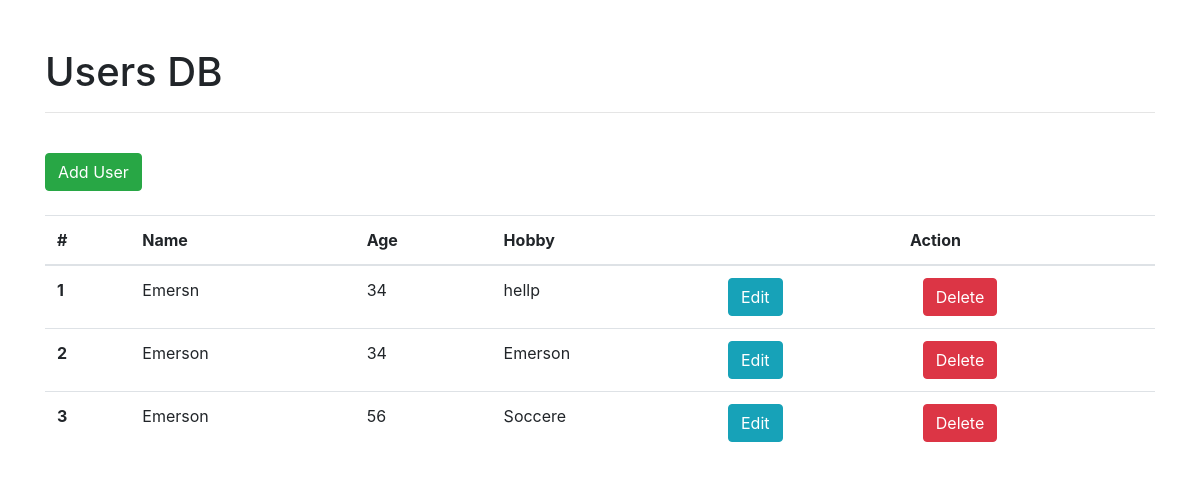
Before: / with the older database file.
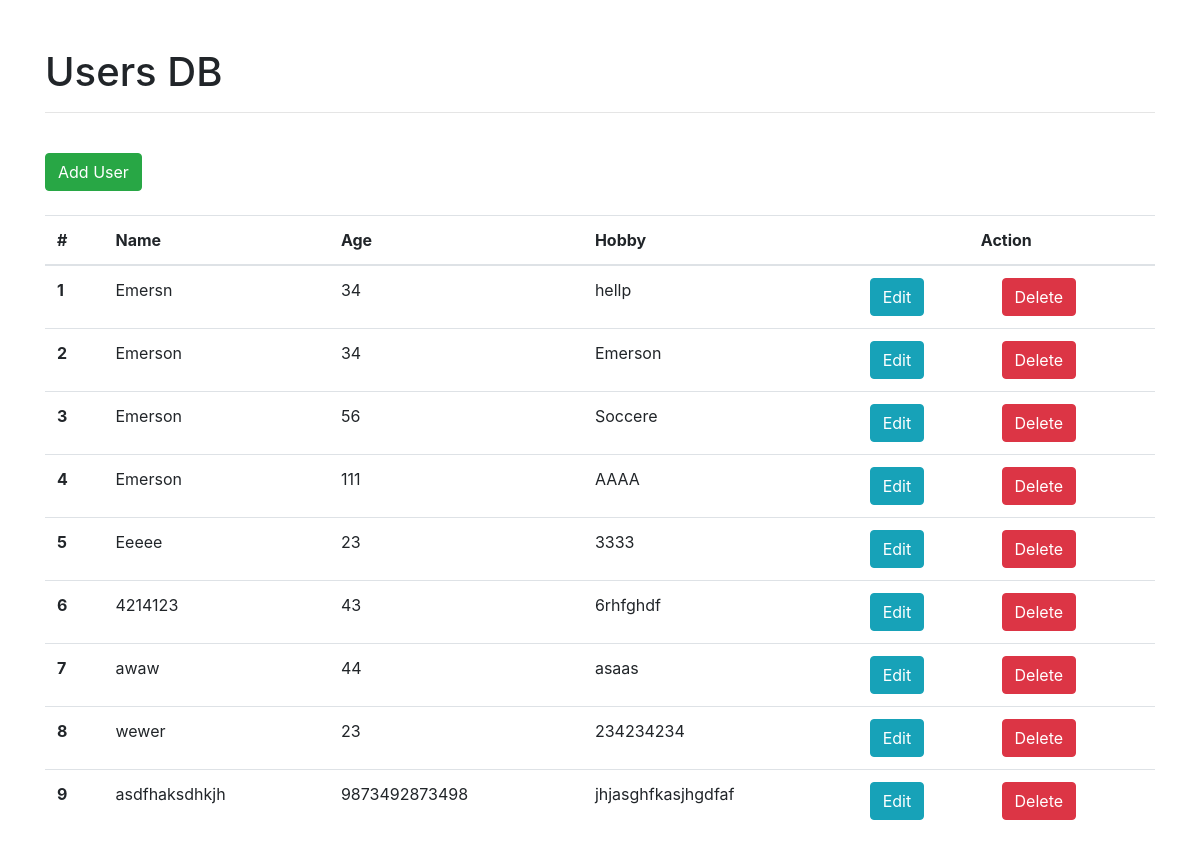
After: the same page with the newer database file.
### tables this page shows
CREATE TABLE users (
            id INTEGER PRIMARY KEY AUTOINCREMENT,
            name TEXT NOT NULL,
            age INTEGER NOT NULL,
            hobby TEXT NOT NULL
            );

### app/routes.py (the view)
@main_blueprint.route("/")
def index():
    data = get_users()
    return render_template("index.html", data=data)

### app/db_setup.py (called while the page is built)
def get_db_connection():
    connection = sqlite3.connect('app/users.db')
    logging.info("Connection established with database.")
    return connection

def get_users():
    try:
        with get_db_connection() as connection:
            cursor = connection.cursor()
            cursor.execute('''SELECT * FROM users''')
            user_list = cursor.fetchall()
            logging.info("Users fetched.")
            return user_list
    except Exception as e:
        logging.error(f"Error fetching users: {e}")
        return []

### app/templates/index.html (shortened to what this page needs)
<!doctype html>
<html lang="en">
  <head>
    <link rel="stylesheet" href="https://stackpath.bootstrapcdn.com/bootstrap/4.4.1/css/bootstrap.min.css">
  </head>
  <body>
  <div class='container'>
    <br><br>
    <h1>Users DB</h1>
    <hr>
    <br>
    <button type="button" class="btn btn-success" data-toggle="modal" data-target="#add_user">Add User</button>
    <br><br>
    <table class="table">
      <thead>
        <tr>
          <th scope="col">#</th>
          <th scope="col">Name</th>
          <th scope="col">Age</th>
          <th scope="col">Hobby</th>
          <th scope="col" colspan='2' style='text-align:center'>Action</th>
        </tr>
      </thead>
      <tbody>
        {% for i in data %}
        <tr>
          <th scope="row">{{ loop.index }}</th>
          <td>{{ i[1] }}</td>
          <td>{{ i[2] }}</td>
          <td>{{ i[3] }}</td>
          <td><button type="button" class="btn btn-info" data-toggle="modal" data-target="#edit_user_{{ i[0] }}">Edit</button></td>
          <td><button type="button" class="btn btn-danger" data-toggle="modal" data-target="#delete_user_{{ i[0] }}">Delete</button></td>
        </tr>
        {% endfor %}
      </tbody>
    </table>
  </div>
  </body>
</html>

Changed rows visible on the page:
added users: name "Emerson", age "111", hobby "AAAA"
added users: name "Eeeee", age "23", hobby "3333"
added users: name "4214123", age "43", hobby "6rhfghdf"
added users: name "awaw", age "44", hobby "asaas"
added users: name "wewer", age "23", hobby "234234234"
added users: name "asdfhaksdhkjh", age "9873492873498", hobby "jhjasghfkasjhgdfaf"
